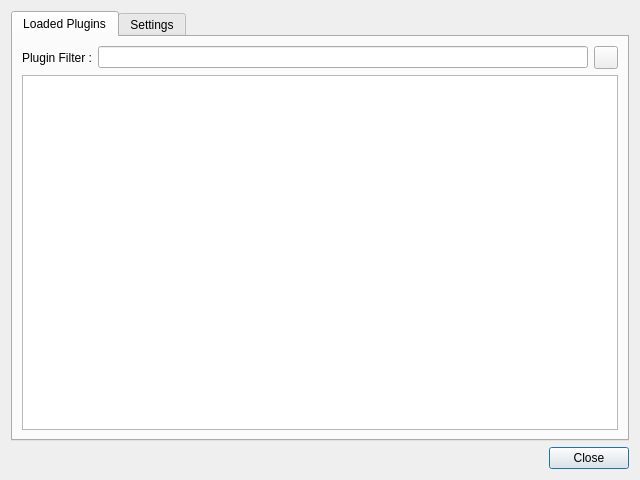
<?xml version="1.0" encoding="UTF-8"?>
<ui version="4.0">
 <class>PluginManager</class>
 <widget class="QDialog" name="PluginManager">
  <property name="geometry">
   <rect>
    <x>0</x>
    <y>0</y>
    <width>640</width>
    <height>480</height>
   </rect>
  </property>
  <property name="windowTitle">
   <string>Scripts Manager</string>
  </property>
  <property name="windowIcon">
   <iconset resource="../ressources.qrc">
    <normaloff>:/pyscript/plugins.png</normaloff>:/pyscript/plugins.png</iconset>
  </property>
  <layout class="QVBoxLayout" name="verticalLayout_3">
   <item>
    <widget class="QTabWidget" name="tabWidget">
     <property name="currentIndex">
      <number>0</number>
     </property>
     <widget class="QWidget" name="loadedPluginTab">
      <attribute name="icon">
       <iconset resource="../ressources.qrc">
        <normaloff>:/pyscript/plugins.png</normaloff>:/pyscript/plugins.png</iconset>
      </attribute>
      <attribute name="title">
       <string>Loaded Plugins</string>
      </attribute>
      <layout class="QVBoxLayout" name="verticalLayout">
       <item>
        <layout class="QHBoxLayout" name="horizontalLayout">
         <item>
          <widget class="QLabel" name="lPluginFilter">
           <property name="sizePolicy">
            <sizepolicy hsizetype="Maximum" vsizetype="Preferred">
             <horstretch>0</horstretch>
             <verstretch>0</verstretch>
            </sizepolicy>
           </property>
           <property name="text">
            <string>Plugin Filter :</string>
           </property>
          </widget>
         </item>
         <item>
          <widget class="QLineEdit" name="leFilter"/>
         </item>
         <item>
          <widget class="QToolButton" name="tbClear">
           <property name="text">
            <string/>
           </property>
           <property name="icon">
            <iconset resource="../ressources.qrc">
             <normaloff>:/explorer/remove.png</normaloff>:/explorer/remove.png</iconset>
           </property>
          </widget>
         </item>
        </layout>
       </item>
       <item>
        <widget class="QListWidget" name="lwPlugins">
         <property name="toolTip">
          <string>Uncheck plugin to disable it. 
Warning : Plugin will still be loaded on start up</string>
         </property>
        </widget>
       </item>
      </layout>
     </widget>
     <widget class="QWidget" name="settingsPluginTab">
      <attribute name="icon">
       <iconset resource="../ressources.qrc">
        <normaloff>:/images/settings.png</normaloff>:/images/settings.png</iconset>
      </attribute>
      <attribute name="title">
       <string>Settings</string>
      </attribute>
      <layout class="QVBoxLayout" name="verticalLayout_2">
       <item>
        <widget class="PathListEditor" name="plePluginsPaths">
         <property name="minimumSize">
          <size>
           <width>50</width>
           <height>50</height>
          </size>
         </property>
         <property name="title">
          <string>Plugins Paths</string>
         </property>
        </widget>
       </item>
       <item>
        <widget class="QGroupBox" name="groupBox">
         <property name="title">
          <string notr="true"/>
         </property>
         <layout class="QVBoxLayout" name="verticalLayout_4">
          <item>
           <layout class="QHBoxLayout" name="horizontalLayout_2">
            <item>
             <spacer name="horizontalSpacer_2">
              <property name="orientation">
               <enum>Qt::Horizontal</enum>
              </property>
              <property name="sizeHint" stdset="0">
               <size>
                <width>40</width>
                <height>20</height>
               </size>
              </property>
             </spacer>
            </item>
            <item>
             <widget class="QLabel" name="label">
              <property name="text">
               <string>Plugins Available</string>
              </property>
             </widget>
            </item>
            <item>
             <spacer name="horizontalSpacer">
              <property name="orientation">
               <enum>Qt::Horizontal</enum>
              </property>
              <property name="sizeHint" stdset="0">
               <size>
                <width>40</width>
                <height>20</height>
               </size>
              </property>
             </spacer>
            </item>
            <item>
             <widget class="QToolButton" name="tbReload">
              <property name="toolTip">
               <string>Find &amp; Reload Plugins</string>
              </property>
              <property name="text">
               <string/>
              </property>
              <property name="icon">
               <iconset resource="../ressources.qrc">
                <normaloff>:/images/restore.png</normaloff>:/images/restore.png</iconset>
              </property>
             </widget>
            </item>
           </layout>
          </item>
          <item>
           <widget class="QTreeWidget" name="twAvailablePlugins">
            <property name="toolTip">
             <string>if checked plugin will be loaded at start up</string>
            </property>
            <property name="alternatingRowColors">
             <bool>true</bool>
            </property>
            <property name="rootIsDecorated">
             <bool>false</bool>
            </property>
            <property name="itemsExpandable">
             <bool>false</bool>
            </property>
            <property name="sortingEnabled">
             <bool>true</bool>
            </property>
            <attribute name="headerCascadingSectionResizes">
             <bool>false</bool>
            </attribute>
            <attribute name="headerDefaultSectionSize">
             <number>250</number>
            </attribute>
            <attribute name="headerHighlightSections">
             <bool>false</bool>
            </attribute>
            <attribute name="headerMinimumSectionSize">
             <number>100</number>
            </attribute>
            <attribute name="headerShowSortIndicator" stdset="0">
             <bool>true</bool>
            </attribute>
            <attribute name="headerStretchLastSection">
             <bool>true</bool>
            </attribute>
            <column>
             <property name="text">
              <string>Plugin</string>
             </property>
            </column>
            <column>
             <property name="text">
              <string>File</string>
             </property>
            </column>
           </widget>
          </item>
         </layout>
        </widget>
       </item>
      </layout>
     </widget>
    </widget>
   </item>
   <item>
    <widget class="QDialogButtonBox" name="dbbButtons">
     <property name="standardButtons">
      <set>QDialogButtonBox::Close</set>
     </property>
    </widget>
   </item>
  </layout>
 </widget>
 <customwidgets>
  <customwidget>
   <class>PathListEditor</class>
   <extends>QGroupBox</extends>
   <header location="global">widget/PathListEditor.h</header>
   <container>1</container>
  </customwidget>
 </customwidgets>
 <resources>
  <include location="../ressources.qrc"/>
 </resources>
 <connections>
  <connection>
   <sender>dbbButtons</sender>
   <signal>rejected()</signal>
   <receiver>PluginManager</receiver>
   <slot>reject()</slot>
   <hints>
    <hint type="sourcelabel">
     <x>590</x>
     <y>276</y>
    </hint>
    <hint type="destinationlabel">
     <x>570</x>
     <y>326</y>
    </hint>
   </hints>
  </connection>
 </connections>
</ui>
